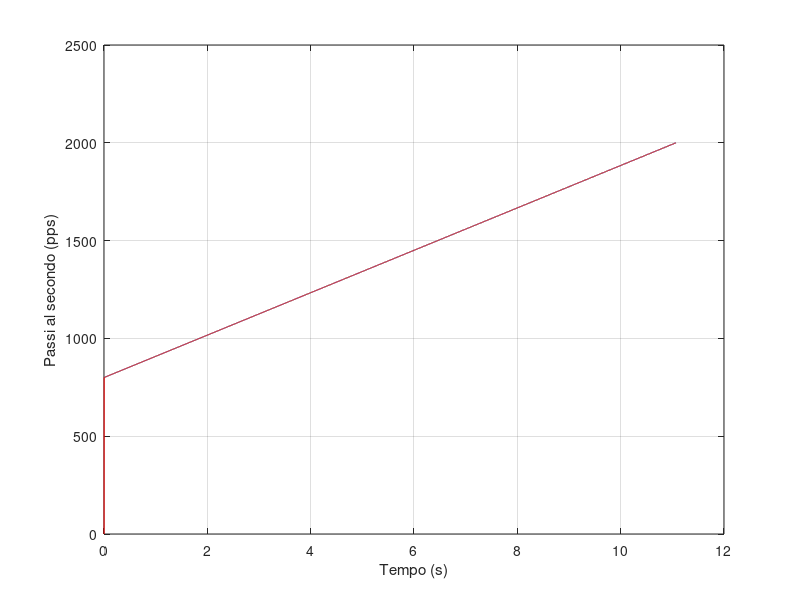
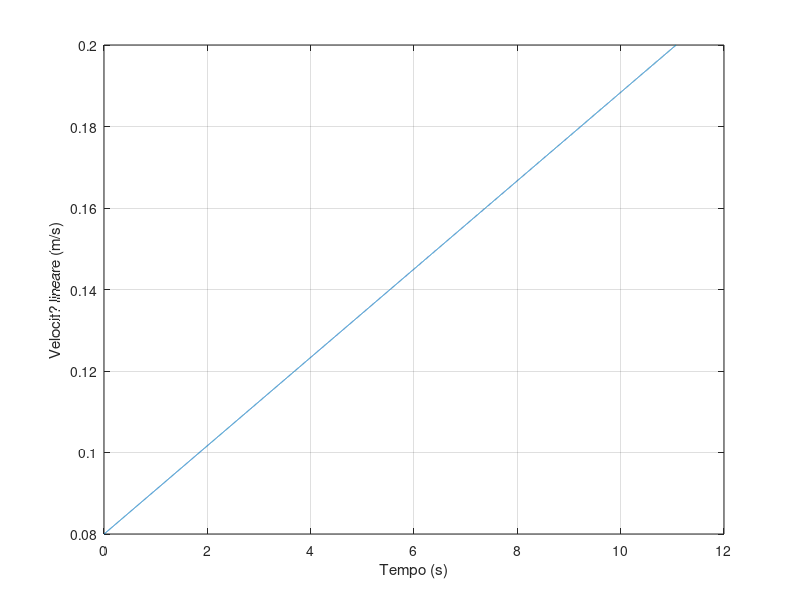
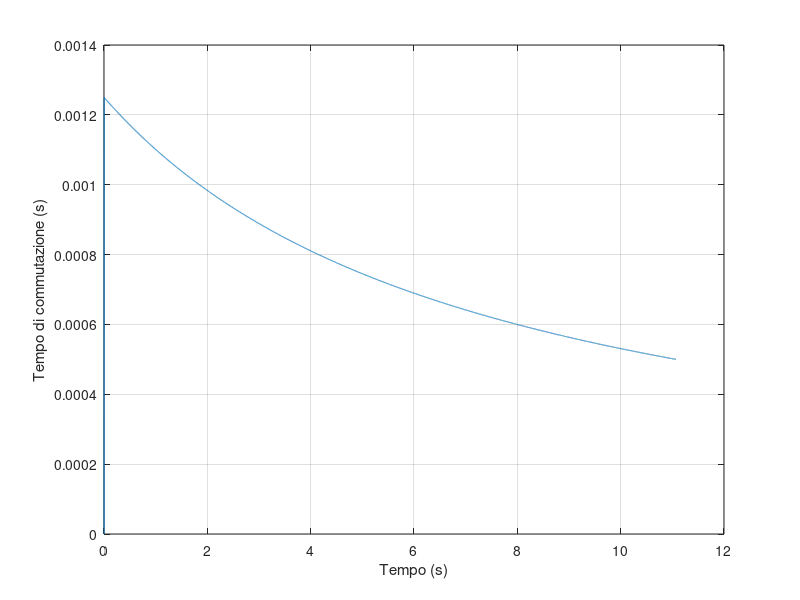

MATLAB code for these plots, in order:
clear all
close all
clc

Np=200; % numero di passi/giro del motore KH39
alfa_p= 2*pi/Np; % angolo di passo
p=0.02; % passo della vite
r_eq=p/(2*pi); % raggio equivalente del sistema vite-madrevite
J=0.0037; % momento di inerzia equivalente
TL=0.0374; % coppia di carico costante dovuta all'attrito
T=0.05; % coppia motrice richiesta al motore
alfa_s=(T-TL)/J; % specifica di accelerazione angolare
a=alfa_s/alfa_p;  % a=108.22, costante di aggiornamento periodo di passo
acc= alfa_s*r_eq; % accelerazione scalare
per(1)=1/800; % periodo iniziale di commutazione delle fasi
fs(1)=1/per(1); % frequenza di passo iniziale
fs_fin=2000; % frequenza di passo finale
ii=1;
velocita(1)=r_eq*alfa_p/per(1);
tempo(1)=per(1);
spazio(1)=0; % Spazio percorso dal carico
fs_cor(1)=0;
while (fs_cor<fs_fin)
    ii = ii+1;
    per(ii)=per(ii-1)*(1-a*per(ii-1)^2);
    per_cor(ii)=per(ii-1)/(1+a*per(ii-1)^2); % senza approssimazione di Mac Laurin
    fs(ii)=1/per(ii);
    fs_cor(ii)=1/per_cor(ii); % senza approssimazione di Mac Laurin
    spazio(ii)=spazio(ii-1)+alfa_p*r_eq;
    velocita(ii)= velocita(ii-1)+acc*per_cor(ii-1);
    tempo(ii)=tempo(ii-1)+per_cor(ii);
end

ii
figure(1); % Frequenza di passo in funzione del tempo
    plot(tempo,fs,tempo,fs_cor,'r');
    grid;
    xlabel('Tempo (s)');
    ylabel('Passi al secondo (pps)');
figure(2);
    plot(tempo, velocita);
    grid;
    xlabel('Tempo (s)');
    ylabel('Velocit? lineare (m/s)');
figure(3); plot(tempo,per_cor);
    grid
    xlabel('Tempo (s)');
    ylabel('Tempo di commutazione (s)');